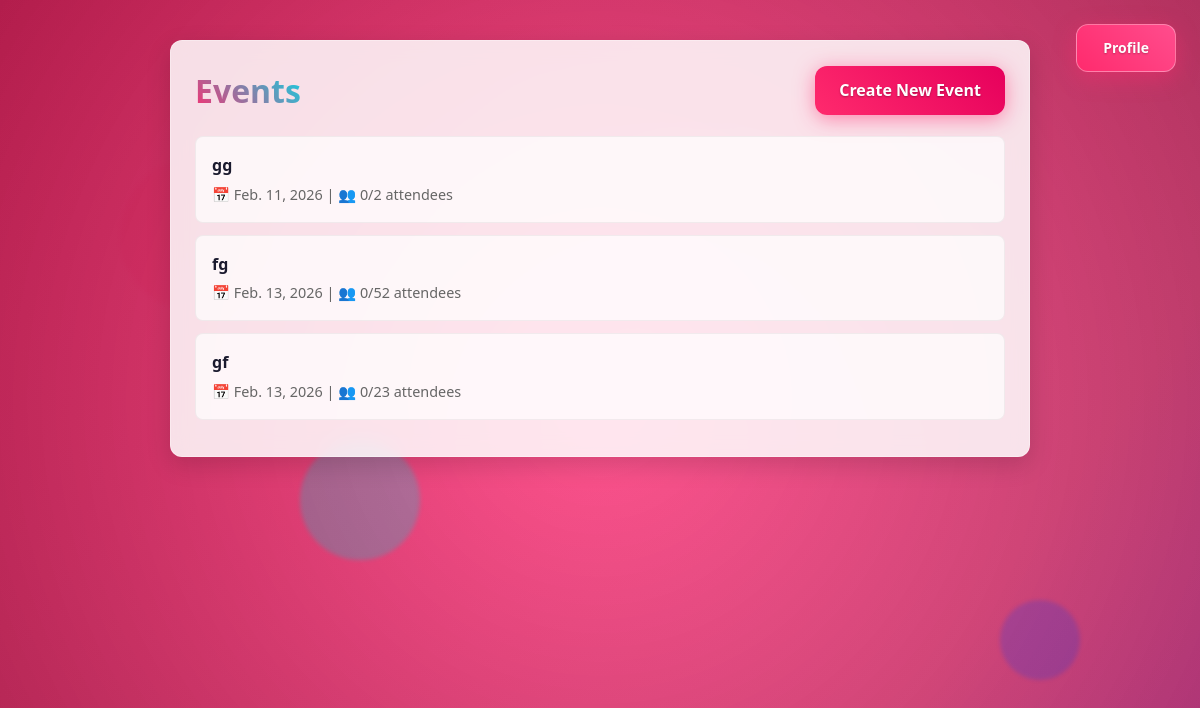
/ (signed in), run on an earlier commit of the app's database.
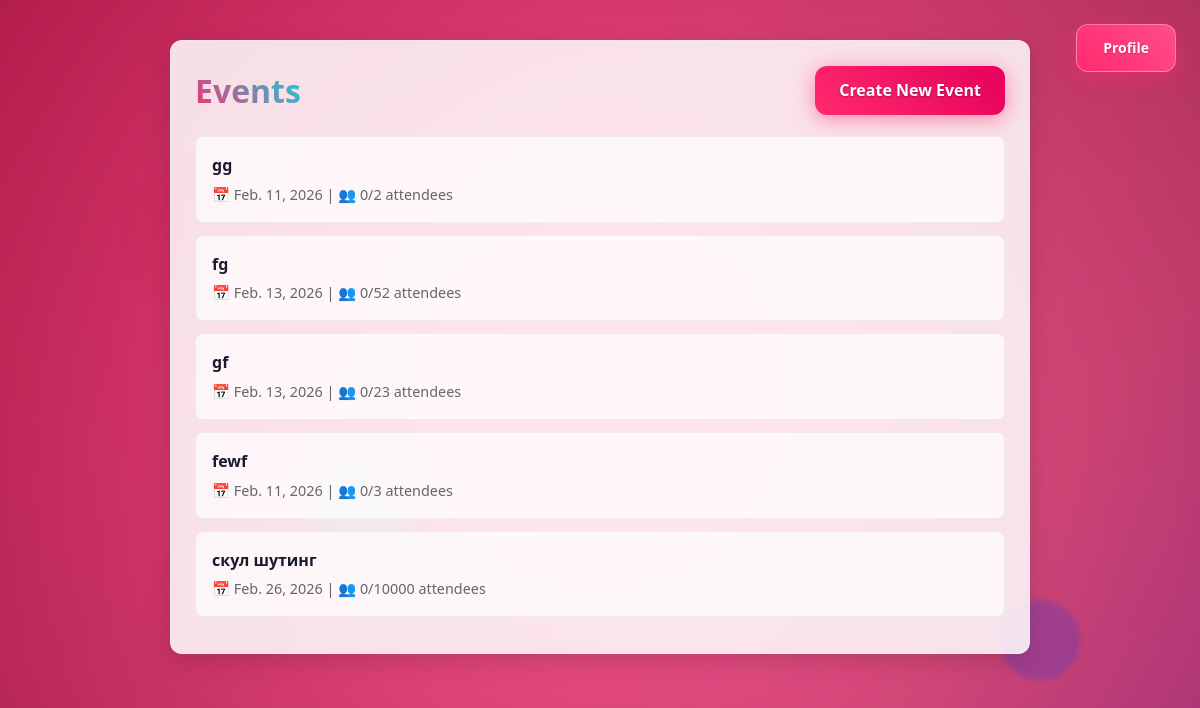
And on a later commit of the database.
### events/models.py (models this page shows, shortened)
class Event(models.Model):
    owner = models.ForeignKey(
        User,
        on_delete=models.CASCADE,
        related_name='events'
    )
    name = models.CharField(max_length=200)
    date = models.DateField()
    capacity = models.PositiveIntegerField()
    location_name = models.CharField(max_length=200, blank=True)
    location_address = models.CharField(max_length=300, blank=True)
    latitude = models.DecimalField(max_digits=13, decimal_places=10, null=True, blank=True)
    longitude = models.DecimalField(max_digits=13, decimal_places=10, null=True, blank=True)

### events/views.py (the view)
# urls.py: path('', views.event_list, name='event_list'),
@login_required
def event_list(request):
    events = Event.objects.filter(owner=request.user)
    return render(request, 'events/event_list.html', {'events': events})

### templates/events/event_list.html (shortened to what this page needs)
<!DOCTYPE html>
<html lang="en">
<head>
  {% load static %}
  <link rel="stylesheet" href="{% static 'css/styles.css' %}">
</head>
<body>
  <div class="particle"></div>
  <div class="particle"></div>
  <div class="particle"></div>
<div class="profile-button-wrapper">
    {% if user.is_authenticated %}
        <a href="{% url 'profile' %}" class="profile-btn">Profile</a>
    {% else %}
        <a href="{% url 'login' %}" class="profile-btn">Log in</a>
    {% endif %}
</div>
  <div class="container">
    <div class="content-card fade-in-up">
      <div style="display: flex; justify-content: space-between; align-items: center; margin-bottom: 20px;">
        <h1 class="gradient-text">Events</h1>
        <a href="{% url 'create_event' %}" class="btn btn-primary btn-create">Create New Event</a>
      </div>
      {% if events %}
        <ul class="event-list">
          {% for event in events %}
            <li class="event-item fade-in-up">
              <a href="{% url 'event_detail' event.id %}">
                <strong>{{ event.name }}</strong>
                <div class="event-meta">
                  📅 {{ event.date }} | 👥 {{ event.attendees.count }}/{{ event.capacity }} attendees
                </div>
              </a>
            </li>
          {% endfor %}
        </ul>
      {% else %}
        <div class="text-center" style="padding: 40px; color: #666; background: rgba(255, 255, 255, 0.7); border-radius: var(--border-radius);">
          <h3>No events available yet</h3>
          <p style="margin-top: 10px;">Create your first event to get started!</p>
        </div>
      {% endif %}
    </div>
  </div>
</body>
</html>

What changed in the data, as far as the page shows it:
added Event: name "fewf", date "Feb. 11, 2026", attendees.count "0", capacity "3"
added Event: name "скул шутинг", date "Feb. 26, 2026", attendees.count "0", capacity "10000"
